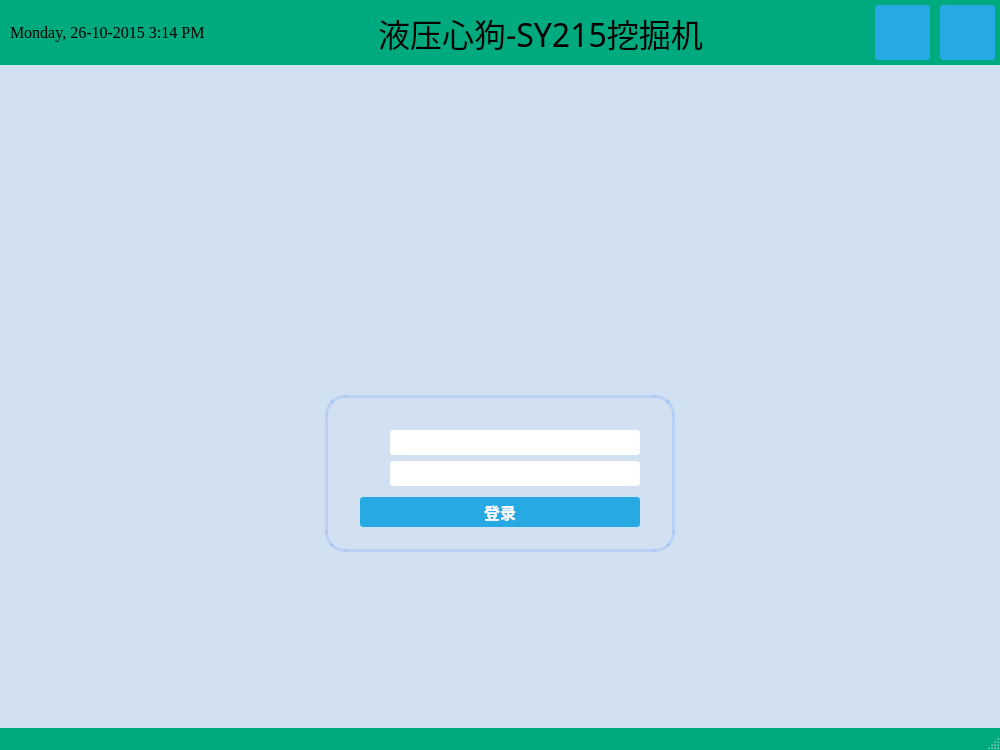
<?xml version="1.0" encoding="UTF-8"?>
<ui version="4.0">
 <class>Login</class>
 <widget class="QMainWindow" name="Login">
  <property name="geometry">
   <rect>
    <x>0</x>
    <y>0</y>
    <width>1000</width>
    <height>750</height>
   </rect>
  </property>
  <property name="font">
   <font>
    <family>Times New Roman</family>
    <pointsize>12</pointsize>
    <weight>75</weight>
    <bold>true</bold>
   </font>
  </property>
  <property name="windowTitle">
   <string>Login</string>
  </property>
  <property name="styleSheet">
   <string notr="true">QLineEdit { border-radius: 3px;}

QLabel { color: black; }

QPushButton#loginButon,#restartButton,#shutdownButton
{
	color: white;
	background-color: #27a9e3;
	border-width: 0px;
	border-radius: 3px;
}

QPushButton:hover { background-color: #66c011; }

QWidget#centralWidget
{
	background:rgba(85, 170, 255,50)

}

QWidget#loginForm
{
	border-radius:20;
	border:3px solid rgba(0, 85, 255,30);
}
QStatusBar
{
	
	background-color: rgb(0, 170, 127);
}</string>
  </property>
  <widget class="QWidget" name="centralWidget">
   <property name="styleSheet">
    <string notr="true"/>
   </property>
   <layout class="QVBoxLayout" name="verticalLayout">
    <property name="spacing">
     <number>0</number>
    </property>
    <property name="leftMargin">
     <number>0</number>
    </property>
    <property name="topMargin">
     <number>0</number>
    </property>
    <property name="rightMargin">
     <number>0</number>
    </property>
    <property name="bottomMargin">
     <number>0</number>
    </property>
    <item>
     <widget class="QWidget" name="topPanel" native="true">
      <property name="styleSheet">
       <string notr="true">#topPanel { background-color:
rgb(0, 170, 127); }</string>
      </property>
      <layout class="QHBoxLayout" name="horizontalLayout">
       <property name="spacing">
        <number>10</number>
       </property>
       <property name="leftMargin">
        <number>10</number>
       </property>
       <property name="topMargin">
        <number>5</number>
       </property>
       <property name="rightMargin">
        <number>5</number>
       </property>
       <property name="bottomMargin">
        <number>5</number>
       </property>
       <item>
        <widget class="QLabel" name="currentDateTime">
         <property name="sizePolicy">
          <sizepolicy hsizetype="Fixed" vsizetype="Preferred">
           <horstretch>0</horstretch>
           <verstretch>0</verstretch>
          </sizepolicy>
         </property>
         <property name="font">
          <font>
           <family>Times New Roman</family>
           <pointsize>12</pointsize>
          </font>
         </property>
         <property name="text">
          <string>Monday, 26-10-2015 3:14 PM</string>
         </property>
        </widget>
       </item>
       <item>
        <spacer name="horizontalSpacer_2">
         <property name="orientation">
          <enum>Qt::Horizontal</enum>
         </property>
         <property name="sizeType">
          <enum>QSizePolicy::Expanding</enum>
         </property>
         <property name="sizeHint" stdset="0">
          <size>
           <width>60</width>
           <height>20</height>
          </size>
         </property>
        </spacer>
       </item>
       <item>
        <widget class="QLabel" name="label_3">
         <property name="font">
          <font>
           <family>楷体</family>
           <pointsize>24</pointsize>
          </font>
         </property>
         <property name="text">
          <string>液压心狗-SY215挖掘机</string>
         </property>
        </widget>
       </item>
       <item>
        <spacer name="horizontalSpacer">
         <property name="orientation">
          <enum>Qt::Horizontal</enum>
         </property>
         <property name="sizeHint" stdset="0">
          <size>
           <width>40</width>
           <height>20</height>
          </size>
         </property>
        </spacer>
       </item>
       <item>
        <widget class="QPushButton" name="restartButton">
         <property name="sizePolicy">
          <sizepolicy hsizetype="Fixed" vsizetype="Fixed">
           <horstretch>0</horstretch>
           <verstretch>0</verstretch>
          </sizepolicy>
         </property>
         <property name="minimumSize">
          <size>
           <width>55</width>
           <height>55</height>
          </size>
         </property>
         <property name="text">
          <string/>
         </property>
         <property name="icon">
          <iconset>
           <normaloff>:/icons/rsc/restart_icon.png</normaloff>:/icons/rsc/restart_icon.png</iconset>
         </property>
         <property name="iconSize">
          <size>
           <width>50</width>
           <height>50</height>
          </size>
         </property>
        </widget>
       </item>
       <item>
        <widget class="QPushButton" name="shutdownButton">
         <property name="sizePolicy">
          <sizepolicy hsizetype="Fixed" vsizetype="Fixed">
           <horstretch>0</horstretch>
           <verstretch>0</verstretch>
          </sizepolicy>
         </property>
         <property name="minimumSize">
          <size>
           <width>55</width>
           <height>55</height>
          </size>
         </property>
         <property name="text">
          <string/>
         </property>
         <property name="icon">
          <iconset>
           <normaloff>:/icons/rsc/shutdown_icon.png</normaloff>:/icons/rsc/shutdown_icon.png</iconset>
         </property>
         <property name="iconSize">
          <size>
           <width>50</width>
           <height>50</height>
          </size>
         </property>
        </widget>
       </item>
      </layout>
     </widget>
    </item>
    <item>
     <layout class="QHBoxLayout" name="horizontalLayout_5">
      <property name="topMargin">
       <number>0</number>
      </property>
      <property name="bottomMargin">
       <number>0</number>
      </property>
      <item>
       <widget class="QLabel" name="labelLogo">
        <property name="sizePolicy">
         <sizepolicy hsizetype="Fixed" vsizetype="Fixed">
          <horstretch>0</horstretch>
          <verstretch>0</verstretch>
         </sizepolicy>
        </property>
        <property name="minimumSize">
         <size>
          <width>120</width>
          <height>120</height>
         </size>
        </property>
        <property name="text">
         <string/>
        </property>
        <property name="pixmap">
         <pixmap>:/images/rsc/心狗.png</pixmap>
        </property>
       </widget>
      </item>
     </layout>
    </item>
    <item>
     <spacer name="verticalSpacer_2">
      <property name="orientation">
       <enum>Qt::Vertical</enum>
      </property>
      <property name="sizeType">
       <enum>QSizePolicy::Fixed</enum>
      </property>
      <property name="sizeHint" stdset="0">
       <size>
        <width>20</width>
        <height>20</height>
       </size>
      </property>
     </spacer>
    </item>
    <item>
     <layout class="QHBoxLayout" name="horizontalLayout_2">
      <property name="spacing">
       <number>0</number>
      </property>
      <property name="topMargin">
       <number>0</number>
      </property>
      <item>
       <widget class="QLabel" name="logo">
        <property name="sizePolicy">
         <sizepolicy hsizetype="Fixed" vsizetype="Fixed">
          <horstretch>0</horstretch>
          <verstretch>0</verstretch>
         </sizepolicy>
        </property>
        <property name="minimumSize">
         <size>
          <width>172</width>
          <height>150</height>
         </size>
        </property>
        <property name="text">
         <string/>
        </property>
        <property name="pixmap">
         <pixmap>:/images/rsc/挖机.png</pixmap>
        </property>
        <property name="scaledContents">
         <bool>true</bool>
        </property>
       </widget>
      </item>
     </layout>
    </item>
    <item>
     <spacer name="verticalSpacer_3">
      <property name="orientation">
       <enum>Qt::Vertical</enum>
      </property>
      <property name="sizeType">
       <enum>QSizePolicy::Fixed</enum>
      </property>
      <property name="sizeHint" stdset="0">
       <size>
        <width>20</width>
        <height>40</height>
       </size>
      </property>
     </spacer>
    </item>
    <item>
     <layout class="QHBoxLayout" name="horizontalLayout_3">
      <item>
       <widget class="QWidget" name="loginForm" native="true">
        <property name="sizePolicy">
         <sizepolicy hsizetype="Fixed" vsizetype="Fixed">
          <horstretch>0</horstretch>
          <verstretch>0</verstretch>
         </sizepolicy>
        </property>
        <property name="minimumSize">
         <size>
          <width>350</width>
          <height>150</height>
         </size>
        </property>
        <property name="styleSheet">
         <string notr="true"/>
        </property>
        <layout class="QVBoxLayout" name="verticalLayout_2">
         <property name="leftMargin">
          <number>35</number>
         </property>
         <property name="topMargin">
          <number>35</number>
         </property>
         <property name="rightMargin">
          <number>35</number>
         </property>
         <property name="bottomMargin">
          <number>25</number>
         </property>
         <item>
          <layout class="QHBoxLayout" name="horizontalLayout_6">
           <item>
            <widget class="QLabel" name="label">
             <property name="sizePolicy">
              <sizepolicy hsizetype="Fixed" vsizetype="Fixed">
               <horstretch>0</horstretch>
               <verstretch>0</verstretch>
              </sizepolicy>
             </property>
             <property name="minimumSize">
              <size>
               <width>24</width>
               <height>24</height>
              </size>
             </property>
             <property name="font">
              <font>
               <family>Times New Roman</family>
               <pointsize>12</pointsize>
               <weight>75</weight>
               <bold>true</bold>
              </font>
             </property>
             <property name="text">
              <string/>
             </property>
             <property name="pixmap">
              <pixmap>:/icons/rsc/用户.png</pixmap>
             </property>
             <property name="scaledContents">
              <bool>false</bool>
             </property>
            </widget>
           </item>
           <item>
            <widget class="QLineEdit" name="username">
             <property name="minimumSize">
              <size>
               <width>0</width>
               <height>25</height>
              </size>
             </property>
            </widget>
           </item>
          </layout>
         </item>
         <item>
          <layout class="QHBoxLayout" name="horizontalLayout_4">
           <item>
            <widget class="QLabel" name="label_2">
             <property name="sizePolicy">
              <sizepolicy hsizetype="Fixed" vsizetype="Fixed">
               <horstretch>0</horstretch>
               <verstretch>0</verstretch>
              </sizepolicy>
             </property>
             <property name="minimumSize">
              <size>
               <width>24</width>
               <height>24</height>
              </size>
             </property>
             <property name="font">
              <font>
               <family>Times New Roman</family>
               <pointsize>12</pointsize>
               <weight>75</weight>
               <bold>true</bold>
              </font>
             </property>
             <property name="text">
              <string/>
             </property>
             <property name="pixmap">
              <pixmap>:/icons/rsc/密码.png</pixmap>
             </property>
            </widget>
           </item>
           <item>
            <widget class="QLineEdit" name="password">
             <property name="minimumSize">
              <size>
               <width>0</width>
               <height>25</height>
              </size>
             </property>
            </widget>
           </item>
          </layout>
         </item>
         <item>
          <spacer name="verticalSpacer_4">
           <property name="orientation">
            <enum>Qt::Vertical</enum>
           </property>
           <property name="sizeType">
            <enum>QSizePolicy::Fixed</enum>
           </property>
           <property name="sizeHint" stdset="0">
            <size>
             <width>20</width>
             <height>5</height>
            </size>
           </property>
          </spacer>
         </item>
         <item>
          <widget class="QPushButton" name="loginButon">
           <property name="minimumSize">
            <size>
             <width>0</width>
             <height>30</height>
            </size>
           </property>
           <property name="font">
            <font>
             <family>Times New Roman</family>
             <pointsize>12</pointsize>
             <weight>75</weight>
             <bold>true</bold>
            </font>
           </property>
           <property name="text">
            <string>登录</string>
           </property>
          </widget>
         </item>
        </layout>
       </widget>
      </item>
     </layout>
    </item>
    <item>
     <spacer name="verticalSpacer">
      <property name="orientation">
       <enum>Qt::Vertical</enum>
      </property>
      <property name="sizeHint" stdset="0">
       <size>
        <width>20</width>
        <height>40</height>
       </size>
      </property>
     </spacer>
    </item>
   </layout>
  </widget>
  <widget class="QStatusBar" name="statusBar"/>
 </widget>
 <layoutdefault spacing="6" margin="11"/>
 <resources/>
 <connections/>
</ui>
